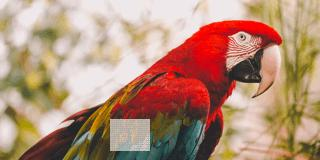
#> input picture examples/big.jpg, 320 x 160 px
$ python test.py
#> lines starting #> are read from the running program, lines starting #| are printed output that depends on the picture; after the words box and inside, x2 and y2 are one past the last pixel; in counts of white or black regions, pixels touching at a corner belong together; pictures that were not available may be replaced by others from this repository, and a replacement may not be noted
### ZtjShifting.py
# -*- coding: utf-8 -*-
# Intro: 图片偏移量计算
# Author: Ztj
# Email: ztj1993@gmail.com
# Version: 0.0.1
# Date: 2020-01-07

import cv2
import numpy as np

__version__ = '0.0.1'


class Shifting(object):

    def __init__(self, big_picture, small_picture):
        self.big_picture = big_picture
        self.small_picture = small_picture
        self.cache = dict()

    def read_small_picture(self):
        """读取小文件"""
        picture = self.cache.get('small')
        if picture is not None:
            return picture

        picture = cv2.imread(self.small_picture, 0)
        self.cache['small'] = picture
        return picture

    def get_big_size(self):
        big_read = self.read_big_picture()
#> in read_big_picture, `picture = cv2.imread(self.big_picture, 0)`:
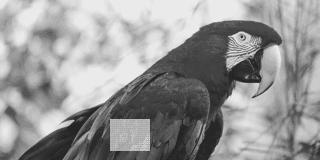
#> picture: shape (160, 320); min 19, max 251, mean 150.5
        height, width = big_read.shape[:2]
        return width, height

    def get_small_size(self):
        small_read = self.read_small_picture()
        height, width = small_read.shape[:2]
        return width, height

    def read_big_picture(self):
        """读取大文件"""
        picture = self.cache.get('big')
        if picture is not None:
            return picture

        picture = cv2.imread(self.big_picture, 0)
        self.cache['big'] = picture
        return picture

    def match_template(self):
        """特征匹配"""
        match = self.cache.get('match')
        if match is not None:
            return match

        small_read = self.read_small_picture()
        big_read = self.read_big_picture()

        match = cv2.matchTemplate(
            small_read,
            big_read,
            cv2.TM_CCOEFF_NORMED
        )
        self.cache['match'] = match
        return match

    def normalize(self):
        """偏移量"""
        normalize = self.cache.get('normalize')
        if normalize is not None:
            return normalize

        match = self.match_template()
        cv2.normalize(match, match, 0, 1, cv2.NORM_MINMAX, -1)
        min_val, max_val, min_loc, max_loc = cv2.minMaxLoc(match)
        normalize = max_loc
        self.cache['normalize'] = normalize
        return normalize

    def merge_picture(self):
        """合并图像"""
        merge = self.cache.get('merge')
        if merge is not None:
            return merge

        merge = self.read_big_picture().copy()
        small_width, small_height = self.get_small_size()
        x_offset, y_offset = self.normalize()

        cv2.rectangle(
            merge,
            (x_offset, y_offset),
            (x_offset + small_width, y_offset + small_height),
            (0, 0, 255),
            2
        )
        self.cache['merge'] = merge
        return merge

    def stack_picture(self):
        """显示图片"""
        width, height = self.get_big_size()
#> width = 320; height = 160
        big = self.read_big_picture()
        small = self.read_small_picture()
        merge = self.merge_picture()
#> in match_template, `match = cv2.matchTemplate( small_read, big_read, cv2.TM_CCOEFF_NORMED )`: match = [1]
#> in normalize, `min_val, max_val, min_loc, max_loc = cv2.minMaxLoc(match)`: min_val = 0; min_loc = (0, 0)
#> in merge_picture, `x_offset, y_offset = self.normalize()`: x_offset = 0
#> in merge_picture, `cv2.rectangle( merge, (x_offset, y_offset), (x_offset + small_width, y..`:
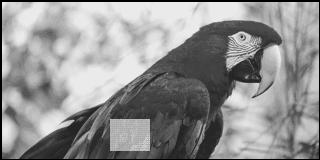
#> merge: shape (160, 320); 2.79% of pixels changed, all inside (x1, y1, x2, y2) = (0, 0, 320, 160)

        im_stack = np.hstack([
            cv2.resize(big, (width, height)),
            cv2.resize(small, (height, height)),
            cv2.resize(merge, (width, height)),
        ])
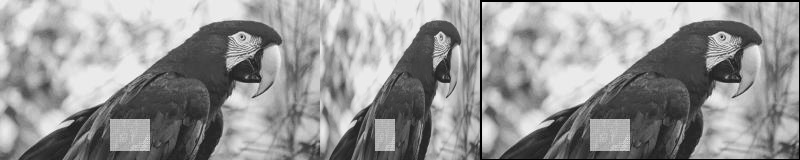
#> im_stack: shape (160, 800); min 0, max 251, mean 148.5
        cv2.imshow('stack', im_stack)
        cv2.waitKey(0)
        cv2.destroyAllWindows()

    def save_small(self, filename):
        cv2.imwrite(filename, self.read_small_picture())

    def save_big(self, filename):
        cv2.imwrite(filename, self.read_big_picture())

    def save_merge(self, filename):
        cv2.imwrite(filename, self.merge_picture())

    def x_offset(self):
        return self.normalize()[0]

    def y_offset(self):
        return self.normalize()[1]

### examples/test.py
from ZtjShifting import Shifting

shifting = Shifting('big.jpg', 'small.jpg')
shifting.stack_picture()
